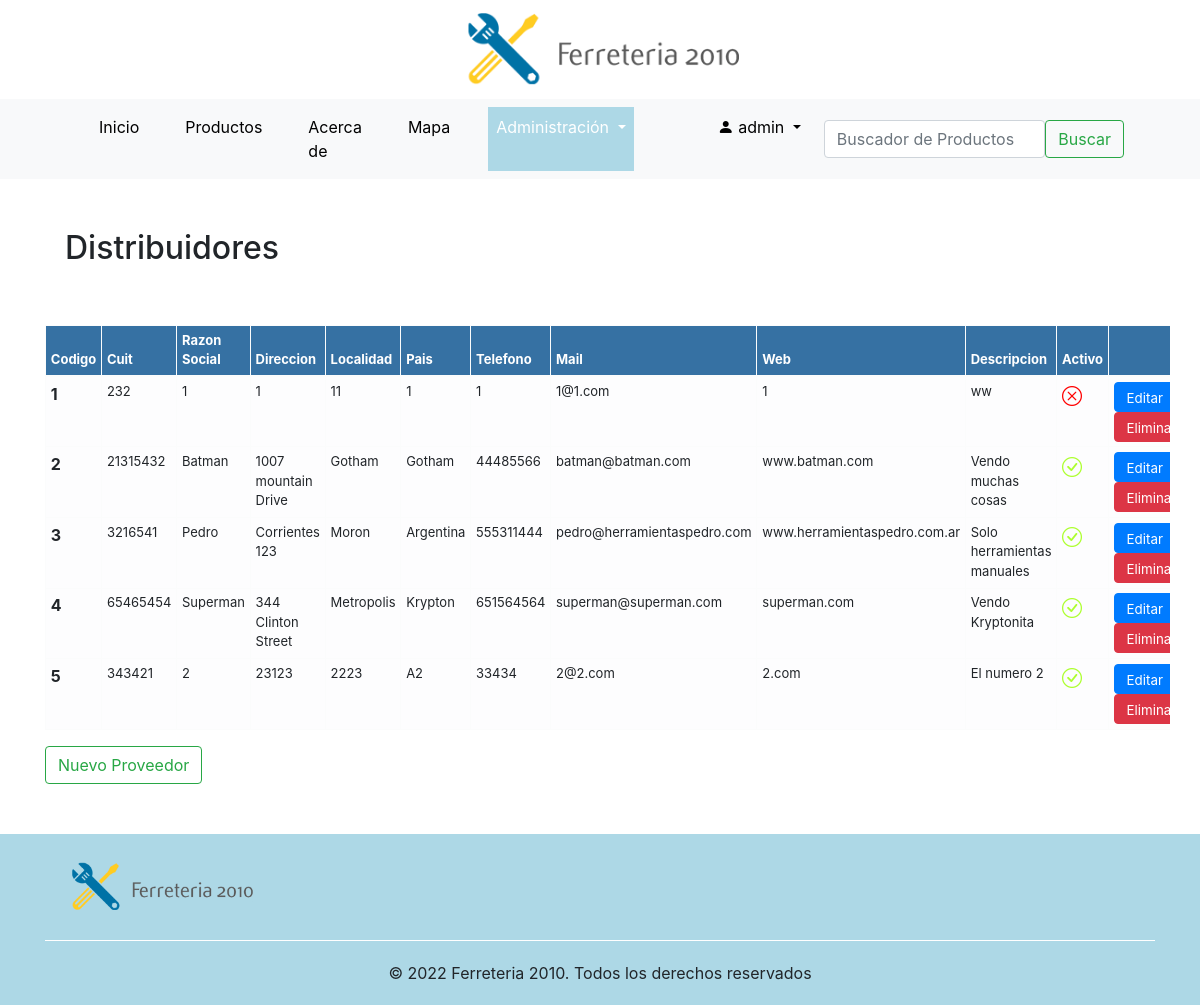
The page /distribuidores/distribuidores/ (signed in) on the database its author committed.
### distribuidores/models.py (models this page shows, shortened)
class Distribuidores(models.Model):
    razon_social = models.CharField(max_length=200)
    direccion = models.CharField(max_length=100)
    localidad = models.CharField(max_length=100)
    pais = models.CharField(max_length=100)
    telefono = models.CharField(max_length=100)
    mail = models.CharField(max_length=100)
    web = models.CharField(max_length=100)
    cuit = models.IntegerField(unique=True)
    descripcion = models.CharField(max_length=200, blank=True, default='')
    active = models.BooleanField(default=True)
    class Meta:
        verbose_name = 'Distribuidor'
        verbose_name_plural = 'Distribuidores'

### distribuidores/views.py (the view)
# urls.py: path('distribuidores/', list_distribuidor, name='distribuidores'),
def list_distribuidor(request):
    if request.user.is_authenticated:
        distribuidores = Distribuidores.objects.all().order_by('id')
        context = paginator(request, distribuidores, 6)
        return render(request, 'distribuidores/distribuidores.html', context=context)
    else:
        return redirect('index')

### django_base/functions.py (called while the page is built)
def usuario_logueado(request):
    if request.user.is_authenticated:
        username  = request.user.username
        id_usuario = User.objects.filter(username__icontains = username).values('id')
        lista_grupo = list(Group.objects.filter(user__in = id_usuario).values_list('name', flat=True))
        for grupo in lista_grupo:
            if grupo == 'Ferreteria':
                return True
            else:
                return False
    else:
        return False

def paginator(request, object, item):
    grupo = usuario_logueado(request)
    pag = request.GET.get('page', 1)
    paginator = Paginator(object, item)
    try:
        resultados = paginator.page(pag)
    except PageNotAnInteger:
        resultados = paginator.page(1)
    except EmptyPage:
        resultados = paginator.page(paginator.num_pages)
    context = {'object_list':resultados, 'grupo':grupo}
    return context

### templates/distribuidores/distribuidores.html (shortened to what this page needs)
{% extends 'base.html' %}
{% load static %}
{% block nav_administracion_activo %}active{% endblock %}
{% block contenido %}
<div class="titulo_seccion"><h2>Distribuidores</h2></div>
<div class="table-responsive-xl">
<table class="table table-hover table-light table-bordered table-sm" width="Auto">
    <thead>
      <tr>
        <th scope="col" style="width: Auto; font-size: small">Codigo</th>
        <th scope="col" style="width: Auto; font-size: small">Cuit</th>
        <th scope="col" style="width: Auto; font-size: small">Razon Social</th>
        <th scope="col" style="width: Auto; font-size: small">Direccion</th>
        <th scope="col" style="width: Auto; font-size: small">Localidad</th>
        <th scope="col" style="width: Auto; font-size: small">Pais</th>
        <th scope="col" style="width: Auto; font-size: small">Telefono</th>
        <th scope="col" style="width: Auto; font-size: small">Mail</th>
        <th scope="col" style="width: Auto; font-size: small">Web</th>
        <th scope="col" style="width: Auto; font-size: small">Descripcion</th>
        <th scope="col" style="width: Auto; font-size: small">Activo</th>
        <th scope="col" style="width: Auto; font-size: small"></th>
      </tr>
    </thead>
    <tbody>
        {% for distribuidor in object_list %}
            <tr>
            <th scope="row">{{distribuidor.id}}</th>
            <td style="width: Auto; font-size: small">{{ distribuidor.cuit }}</td>
            <td style="width: Auto; font-size: small">{{distribuidor.razon_social}}</td>
            <td style="width: Auto; font-size: small">{{distribuidor.direccion}}</td>
            <td style="width: Auto; font-size: small">{{distribuidor.localidad}}</td>
            <td style="width: Auto; font-size: small">{{distribuidor.pais}}</td>
            <td style="width: Auto; font-size: small">{{distribuidor.telefono}}</td>
            <td style="width: Auto; font-size: small">{{distribuidor.mail}}</td>
            <td style="width: Auto; font-size: small">{{distribuidor.web}}</td>
            <td style="width: Auto; font-size: small">{{distribuidor.descripcion}}</td>
            {% if distribuidor.active == True %}
                <td style="width: Auto; font-size: small"><i class="bi bi-check-circle" style="text-align:right; font-size:20px; color:greenyellow"></i></td>
            {% else %}
                <td style="width: Auto; font-size: small"><i class="bi bi-x-circle" style="text-align:right; font-size:20px; color:red"></i></td>
            {% endif %}
            <td>
                <a href="/distribuidores/update-distribuidor/{{distribuidor.id}}" class="btn btn-primary" style="width: Auto; height: 30px ;font-size: smaller">Editar</a>
                <a href="/distribuidores/delete-distribuidor/{{distribuidor.id}}" class="btn btn-danger" style="width: Auto; height: 30px; font-size: smaller">Eliminar</a></td>
            </tr>
        {% endfor%}
    </tbody>
  </table>
</div class="text-right">
  <a href="/distribuidores/create-distribuidor" class="btn btn-outline-success">Nuevo Proveedor </a>
</div>
{% endblock %}

### templates/base.html (shortened to what this page needs)
<!DOCTYPE html>
<html lang="en">
<head>
    {% load static %}
    <link rel="stylesheet" href="https://cdn.jsdelivr.net/npm/bootstrap@4.6.1/dist/css/bootstrap.min.css">
    <link rel="stylesheet" href="https://cdn.jsdelivr.net/npm/bootstrap-icons@1.8.3/font/bootstrap-icons.css">
    <link rel="stylesheet" href="{% static 'assets/css/custom.css' %}">
  </head>
<body>
  <div class="logo"><a href="\" style="cursor: auto;"><img src="{% static 'assets/images/logo.png' %}" alt="Ferreteria 2010" width="300px"></a></div>
  <header style="background-color:#f8f9fa">
    <div class="container" >
        <nav class="navbar navbar-expand-lg bg-light">
            <div class="container-fluid">
              <div class="collapse navbar-collapse" id="navbarSupportedContent">
                <ul class="navbar-nav me-auto mb-2 mb-lg-0">
                  <li class="nav-item {% block nav_inicio_activo %}{% endblock %}">
                    <a class="nav-link" aria-current="page" href="\">Inicio</a>
                  </li>
                  <li class="nav-item {% block nav_productos_activo %}{% endblock %}">
                    <a class="nav-link" href="/productos/">Productos</a>
                  </li>
                  <li class="nav-item {% block nav_about_activo %}{% endblock %}">
                    <a class="nav-link" aria-current="page" href="/about">Acerca de</a>
                  </li>
                  <li class="nav-item {% block nav_map_activo %}{% endblock %}">
                    <a class="nav-link" aria-current="page" href="/map">Mapa</a>
                  </li>
                  {% if grupo == True %}
                  <li class="nav-item dropdown {% block nav_administracion_activo %}{% endblock %}">
                    <a class="nav-link dropdown-toggle" href="#" id="navbarDropdown" role="button" data-bs-toggle="dropdown" aria-expanded="false">
                      Administración
                    </a>
                  </li>
                  {% endif %}
                  {% if request.user.is_authenticated %}
                  <li class="nav-item {% block nav_usuario %}{% endblock %}">
                    <a class="nav-link" href="/accounts/profile/"></a>
                  </li>
                  <li class="nav-item dropdown {% block nav_usuario_activo %}{% endblock %}">
                    <a class="nav-link dropdown-toggle" href="#" id="navbarDropdown" role="button" data-bs-toggle="dropdown" aria-expanded="false">
                       <i class="bi bi-person-fill"></i> {{request.user.username}}
                    </a>
                  </li>
                  {% else %}
                  <li class="nav-item {% block nav_login_activo %}{% endblock %}">
                    <a class="nav-link" href="/accounts/login/">Iniciar Sesión</a>
                  </li>
                  {% endif %}
                </ul>
              </div>
              <div>
                <form class="d-flex" role="search" action = "/productos/search-product/" method="GET">
                  <input class="form-control me-2" type="text" placeholder="Buscador de Productos" aria-label="Search"  name = 'search'>
                  <button class="btn btn-outline-success" type="submit">Buscar</button>
                </form>
              </div>
            </div>
        </nav>
    </div>
  </header>
  <div class="container" style="overflow: hidden; min-height: 400px;">
    {% block contenido %}
    {% endblock %}
  <footer class="footer">
    <div class="container">
      <div class="row align-items-start" style="margin: 20px 0px;">
        <div class="col">
          <img src="{% static 'assets/images/logo.png' %}" alt="Ferreteria 2010" width="200px">
        </div>
      </div>
      <div style="text-align: center; padding: 20px 0px; border-top: 1px solid #fff;">
        © 2022  Ferreteria 2010. Todos los derechos reservados
      </div>
    </div>
  </footer>
</body>
</html>

### productos/static/assets/css/custom.css (style rules this page uses)
.titulo_seccion { border-radius: 1px solid #cecece; padding: 20px; margin: 30px 0px; }
.logo { width: 100%; text-align: center; }
.navbar-nav .active { background-color:lightblue; }
.navbar-nav li { margin: 0px 15px }
.navbar-nav a { color: #000; }
.navbar-nav .active a { color: #fff; }
.footer { background-color:lightblue; overflow: hidden; margin-top: 50px; }
.row { margin: 40px 10px; }
.table-bordered { border: 1px solid #000 !important; }
.table-bordered thead { background-color: #3671a3; color: #fff; }

### rows shown on the page
Distribuidores: id "1", cuit "232", razon_social "1", direccion "1", localidad "11", pais "1", telefono "1", mail "1@1.com", web "1", descripcion "ww", active False (drawn)
Distribuidores: id "2", cuit "21315432", razon_social "Batman", direccion "1007 mountain Drive", localidad "Gotham", pais "Gotham", telefono "44485566", mail "batman@batman.com", web "www.batman.com", descripcion "Vendo muchas cosas", active True (drawn)
Distribuidores: id "3", cuit "3216541", razon_social "Pedro", direccion "Corrientes 123", localidad "Moron", pais "Argentina", telefono "555311444", mail "pedro@herramientaspedro.com", web "www.herramientaspedro.com.ar", descripcion "Solo herramientas manuales", active True (drawn)
Distribuidores: id "4", cuit "65465454", razon_social "Superman", direccion "344 Clinton Street", localidad "Metropolis", pais "Krypton", telefono "651564564", mail "superman@superman.com", web "superman.com", descripcion "Vendo Kryptonita", active True (drawn)
Distribuidores: id "5", cuit "343421", razon_social "2", direccion "23123", localidad "2223", pais "A2", telefono "33434", mail "2@2.com", web "2.com", descripcion "El numero 2", active True (drawn)

### other values the page prints
{{ request.user.username }} "admin"
